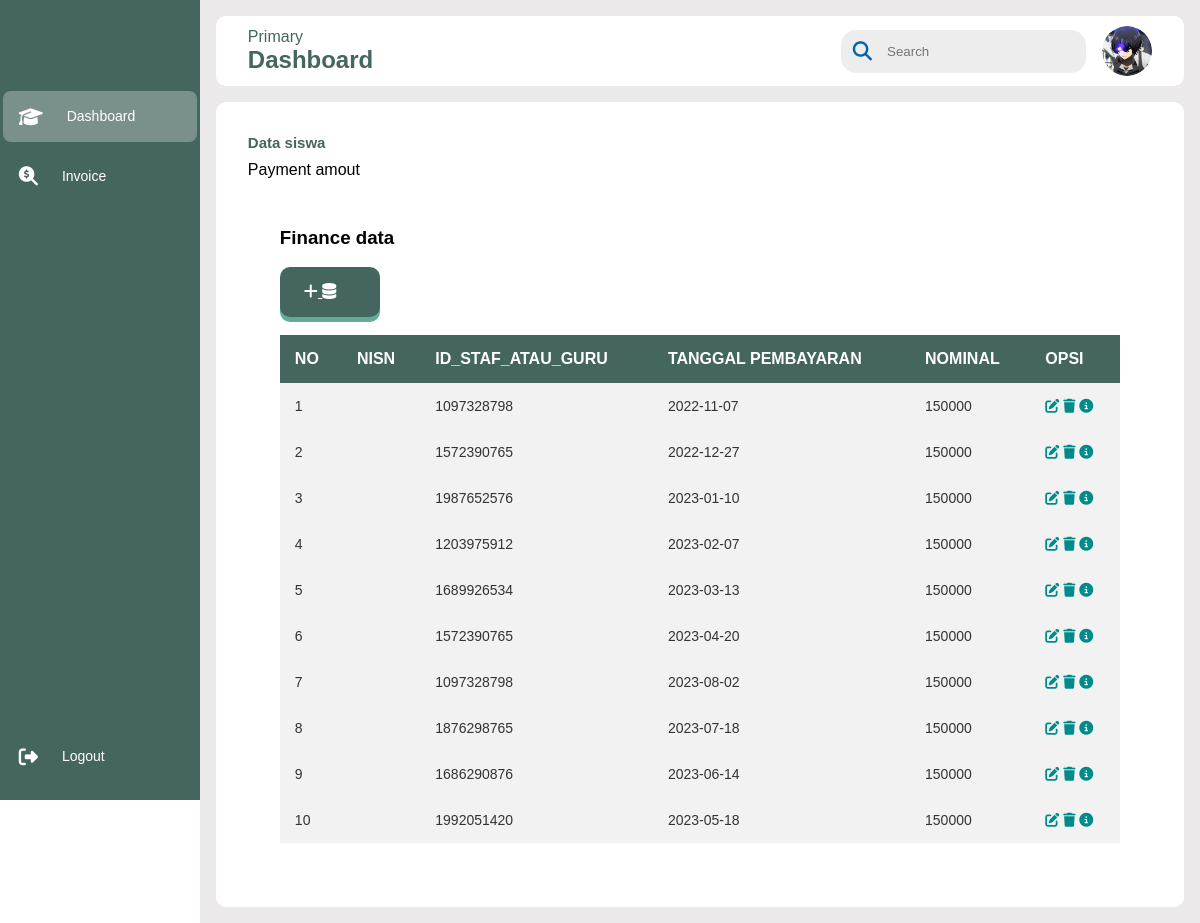
The app's page /admin/pembayaran.php with its own data.
### tables this page shows
CREATE TABLE `pembayaran` (
  `ID_PEMBAYARAN` int(30) NOT NULL,
  `ID_SISWA` int(30) NOT NULL,
  `ID_STAF_ATAU_GURU` int(30) NOT NULL,
  `TANGGAL_PEMBAYARAN` date NOT NULL,
  `NOMINAL` int(30) NOT NULL
);

### admin/pembayaran.php (the view, shortened to what this page needs)
<!DOCTYPE html>
<html lang="en">
<head>
    <link rel="stylesheet" href="dash.css">
	<link rel="stylesheet" href="link.css">
    <link
       rel="stylesheet"
       href="https://cdnjs.cloudflare.com/ajax/libs/font-awesome/6.4.0/css/all.min.css"
	   />
</head>
<body>
      <div class="sidebar">
      	<div class="logo"></div>
      	<ul class="menu">
      		<li class="active">
      			<a href="dashboard2.php" >
      				<i class="fa-solid fa-graduation-cap"></i>
      				<span>Dashboard</span>
      			</a>
      		</li>
      		<li>
      			<a href="pembayaran.php">
				  <i class="fa-solid fa-magnifying-glass-dollar"></i>
      				<span>Invoice</span>
      			</a>
      		</li>
      		<li>
      		</li>
      		<li>
      		</li>
      		<li>
      		</li>
      		<li>
      		</li>
      		<li>
      		</li>
      		<li class="logout">
      			<a href="login.php">
      				<i class="fa-solid fa-right-from-bracket"></i>
      				<span>Logout</span>
      			</a>
      		</li>
		</ul>
	</div>
	<div class="main--content">
	    <div class="header--wrapper">
			<div class="header--title">
				<span>Primary</span>
				<h2>Dashboard</h2>
			</div>
			<div class="user--info">
			    <div class="search--box">
				<i class="fa-solid fa-search"></i>
				<input type="text"
				 placeholder="Search">
				 </div>
				 <img src="./image/img.png" alt=""/>
			</div>
		</div>
		<div class="card--container">
			<h3 class="main--title">Data siswa</h3>
			<div class="card--wrapper">
				<div class="payment--card">
					<div class="card--header">
						<div class="amount">
							<span class="title">Payment amout</span>
						</div>
					</div>
				</div>
				<div class="tabular--wrapper">
					<h3 class="main--title>">Finance data</h3>
					<br>
					<div class="table--container">
	                <h4><a href="inputpembayaran.php" style="color:white"><i class="fa-solid fa-plus"></i> <i class="fa-solid fa-database"></i></a></h4>
					<br>
					   <table>
						<thead>
						<tr>
			                 <th>NO</th>
			                 <th>NISN</th>
			                 <th>ID_STAF_ATAU_GURU</th>
			                 <th>TANGGAL PEMBAYARAN</th>
                             <th>NOMINAL</th>
			                 <th>OPSI</th>
		                </tr>
                        </thead>
		                <?php
		                include 'koneksi2.php';
		                $no = 1;
		                $data = mysqli_query($koneksi,"select * from pembayaran");
		                while($d = mysqli_fetch_array($data)){
			        ?>
					<tbody>
			        <tr>
				        <td><?php echo $no++; ?></td>
				        <td><?php echo $d['NISN']; ?></td>
				        <td><?php echo $d['ID_STAF_ATAU_GURU']; ?></td>
				        <td><?php echo $d['TANGGAL_PEMBAYARAN']; ?></td>
                        <td><?php echo $d['NOMINAL']; ?></td>
				    <td>
					    <a href="editpembayrn.php?ID_PEMBAYARAN=<?php echo $d['ID_PEMBAYARAN']; ?>"style="color:DarkCyan"><i class="fa-solid fa-pen-to-square"></i></a>
					    <a href="hapuspem.php?ID_PEMBAYARAN=<?php echo $d['ID_PEMBAYARAN']; ?>"style="color:DarkCyan"><i class="fa-solid fa-trash"></i></a>
						<a href="detailpem.php?NISN=<?php echo $d['NISN']; ?>"style="color:DarkCyan"><i class="fa-solid fa-circle-info"></i></a>
				    </td>
			        </tr>
						</tbody>
			    <?php
		    }
		    ?>
	   </table>
	</div>
		</div>
		</div>
		</div>
		</div>
</body>
</html>

### admin/dash.css (style rules this page uses)
* { margin: 0; padding: 0; border: none; outline: none; box-sizing: border-box; font-family: "Poppins", sans-serif; }
body { display: flex; }
.sidebar { position: sticky; top: 0; left: 0; bottom: 0; width: 240px; height: 100vh; padding: 0.17rem; color: #fff; overflow: hidden; transition: all 0.5s linear; background: #44665f; }
.logo { height: 80px; padding: 16px; }
.menu { height: 88%; position: relative; list-style: none; padding: 0; }
.menu li { padding: 1rem; margin: 8px 0; border-radius: 8px; transition: all 0.5s ease-in-out; }
.menu li:hover, .active { background: #e0e0e058; }
.menu a { color: #fff; font-size: 14px; text-decoration: none; display: flex; align-items: center; gap: 1.5rem; }
.menu a span { overflow: hidden; }
.menu a i { font-size: 1.2rem; }
.logout { position: absolute; bottom: 0; left: 0; width: 100%; }
.main--content { position: relative; background: #ebe9e9; width: 100%; padding: 1rem; }
.header--wrapper img { width: 50px; height: 50px; cursor: pointer; border-radius: 50%; }
.header--wrapper { display: flex; justify-content: space-between; align-items: center; flex-wrap: wrap; background: #fff; border-radius: 10px; padding: 10px 2rem; margin-bottom: 1rem; }
.header--title { color: #44665f; }
.user--info { display: flex; align-items: center; gap: 1rem; }
.search--box { background: rgba(237, 237, 237); border-radius: 15px; color: #0063b2; display: flex; align-items: center; gap: 5px; padding: 4px 12px; }
.search--box input { background: transparent; padding: 10px; }
.search--box i { font-size: 1.2rem; cursor: pointer; transition: all 0.5s ease-in-out; }
.card--container { background: #fff; padding: 2rem; border-radius: 10px; }
.main--title { color: #44665f; padding-bottom: 10px; font-size: 15px; }
.tabular--wrapper { background-attachment: #fff; margin-top: 1rem; border-radius: 10px; padding: 2rem; }
.table--container { width: 100%; }
table { width: 100%; border-collapse: collapse; }
thead { background: #44665f; color: #fff; }
th { padding: 15px; text-align: left; }
tbody { background: #f2f2f2; }
td { padding: 15px; font-size: 14px; color: #333; }

### admin/link.css (style rules this page uses)
h4 { background-color: #44665f; box-shadow: 0px 5px 0 #63aa9c; padding: 1em 1.5em; position: relative; text-decoration: none; text-transform: uppercase; width: 100px; border-radius: 10px; }

### records on screen
pembayaran: ID_STAF_ATAU_GURU "1097328798", TANGGAL_PEMBAYARAN "2022-11-07", NOMINAL "150000"
pembayaran: ID_STAF_ATAU_GURU "1572390765", TANGGAL_PEMBAYARAN "2022-12-27", NOMINAL "150000"
pembayaran: ID_STAF_ATAU_GURU "1987652576", TANGGAL_PEMBAYARAN "2023-01-10", NOMINAL "150000"
pembayaran: ID_STAF_ATAU_GURU "1203975912", TANGGAL_PEMBAYARAN "2023-02-07", NOMINAL "150000"
pembayaran: ID_STAF_ATAU_GURU "1689926534", TANGGAL_PEMBAYARAN "2023-03-13", NOMINAL "150000"
pembayaran: ID_STAF_ATAU_GURU "1572390765", TANGGAL_PEMBAYARAN "2023-04-20", NOMINAL "150000"
pembayaran: ID_STAF_ATAU_GURU "1097328798", TANGGAL_PEMBAYARAN "2023-08-02", NOMINAL "150000"
pembayaran: ID_STAF_ATAU_GURU "1876298765", TANGGAL_PEMBAYARAN "2023-07-18", NOMINAL "150000"
pembayaran: ID_STAF_ATAU_GURU "1686290876", TANGGAL_PEMBAYARAN "2023-06-14", NOMINAL "150000"
pembayaran: ID_STAF_ATAU_GURU "1992051420", TANGGAL_PEMBAYARAN "2023-05-18", NOMINAL "150000"
